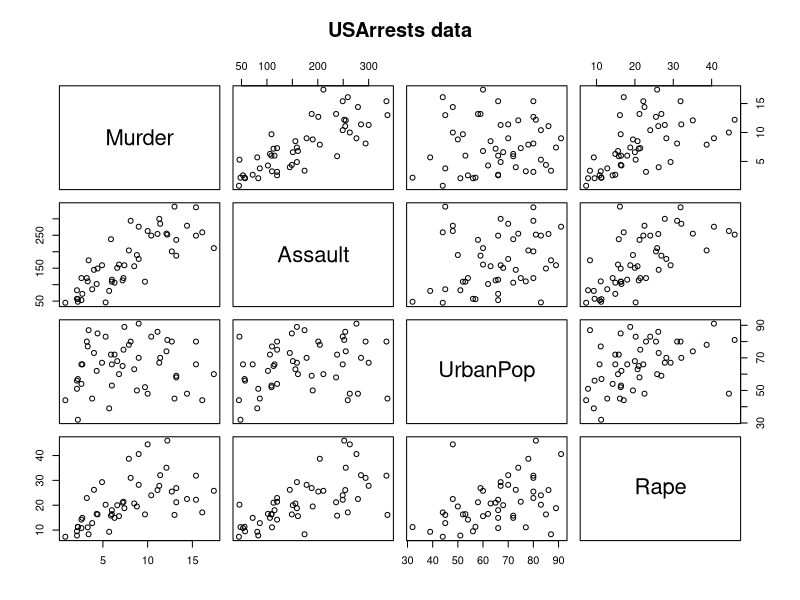
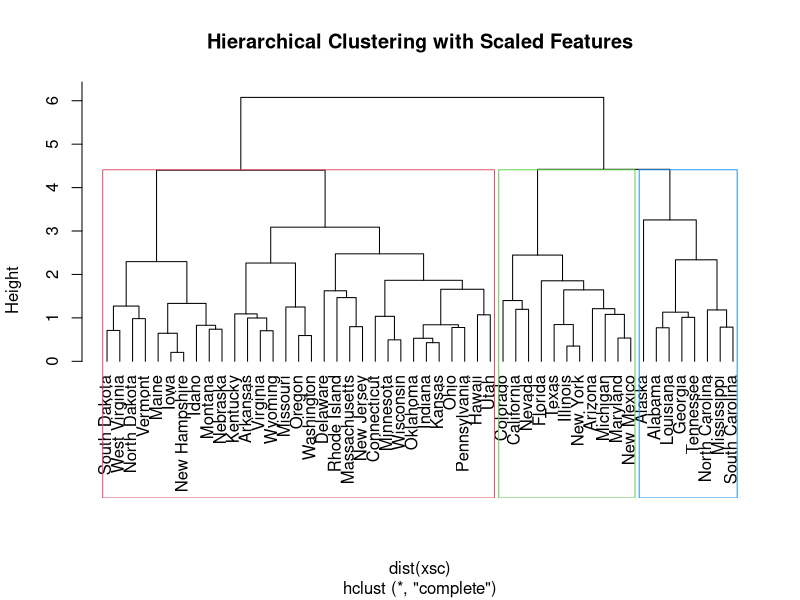
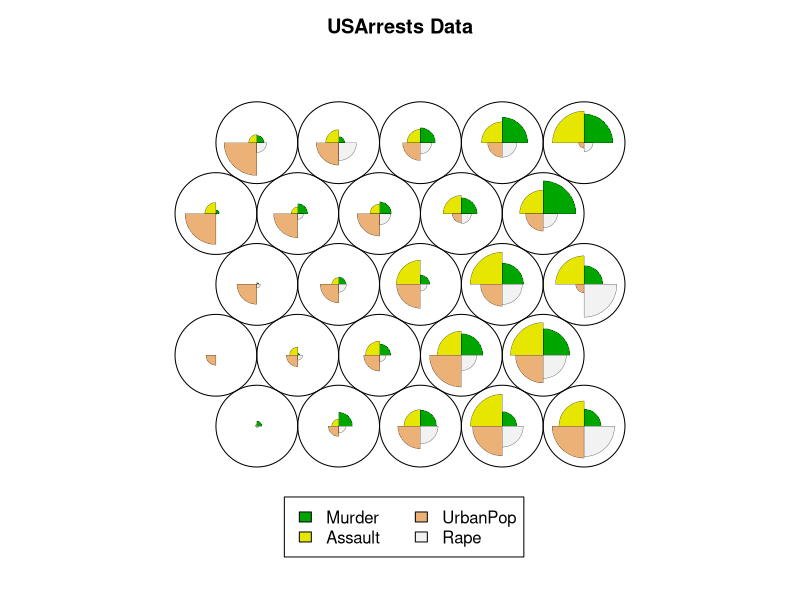
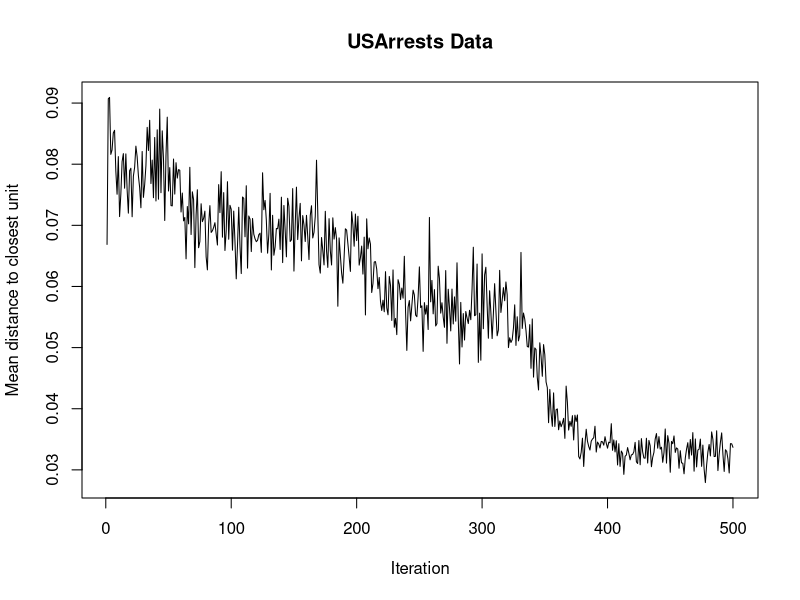
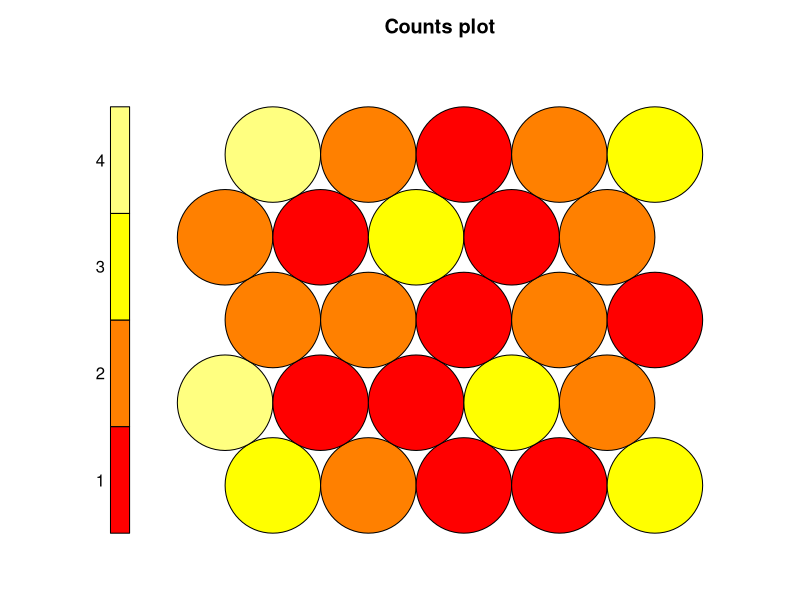
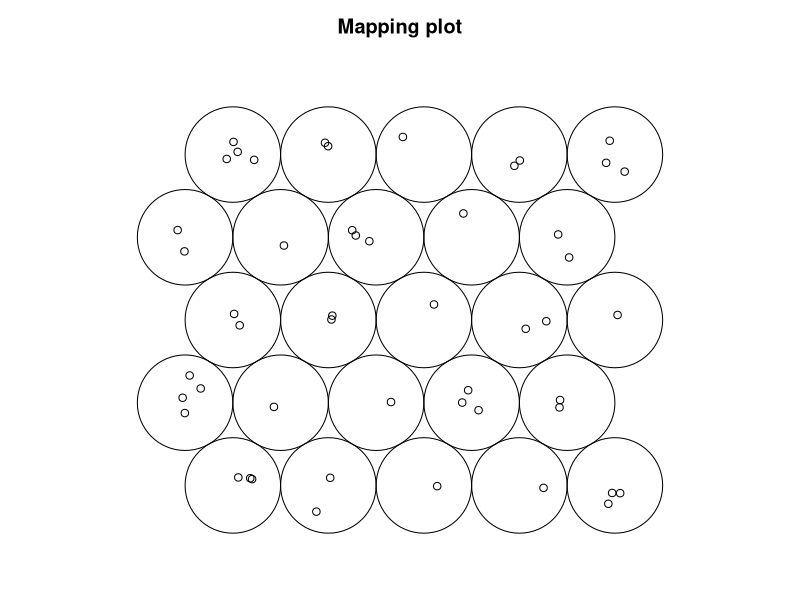
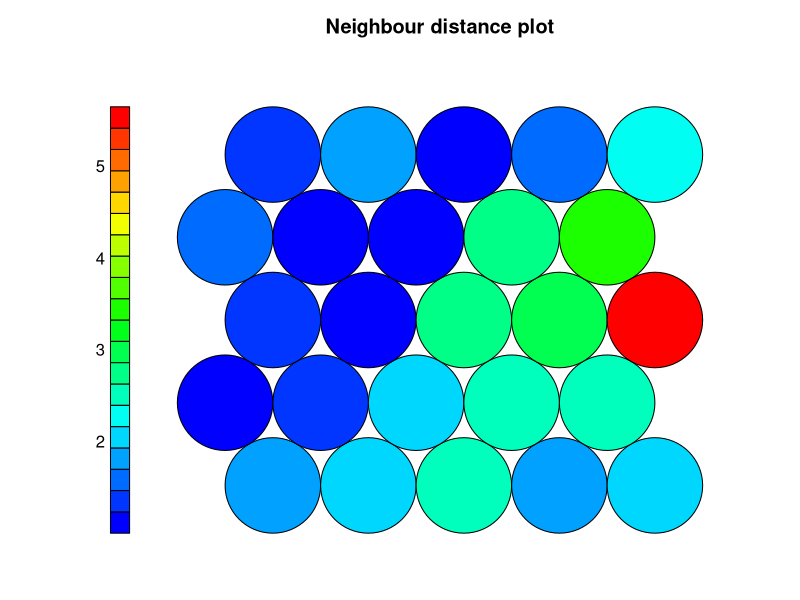
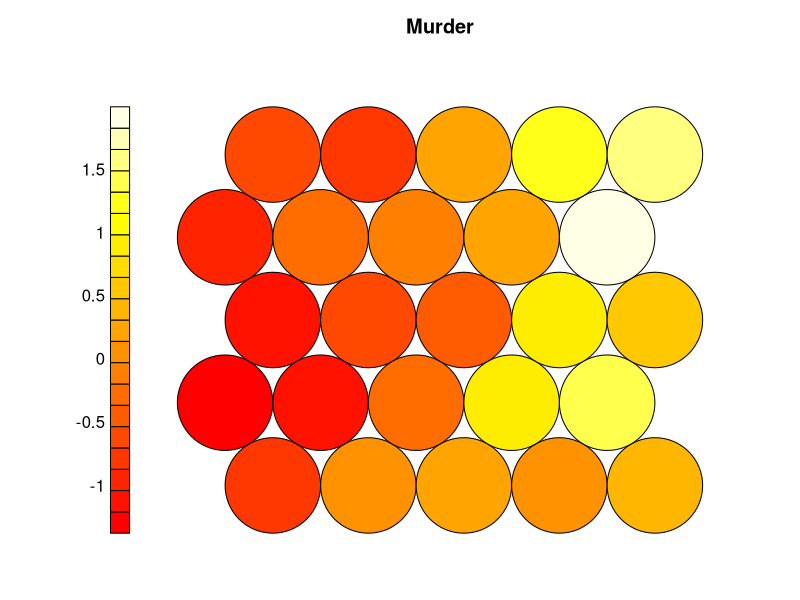

Write the R code that produced these figures, in order.
#####################################################
# Homework 3 Problem 2
####################################################

rm(list=ls())

# loading and exploring USArrests dataset
data <- USArrests
summary(USArrests)
sum(is.na(data))
head(data)
pairs(USArrests, main = "USArrests data")

# importing clustering library
library('cluster')

set.seed(6)

# scaling data
xsc=scale(data) 
summary(xsc)

# Hierarchical clustering with scaled features
hc.scale <-hclust(dist(xsc), method ="complete")
plot(hc.scale, main="Hierarchical Clustering with Scaled Features",hang=-1)

#determining cluster states of sclaed data
rect.hclust(hc.scale, k=3, border = 2:4)
scaledClusters <- cutree(hc.scale , k=3)

# importing kohonen package
library(kohonen)
# performing SOM 
som_grid <- somgrid(xdim = 5, ydim = 5, topo = "hexagonal")
somdata <- som(xsc, grid = som_grid, rlen = 500)

# plotting results
quartz()
plot(somdata, main = "USArrests Data")

codes <- somdata$codes[[1]]

# training progress plot
quartz()
plot(somdata, type = "changes", main = "USArrests Data")

# count plot
quartz()
plot(somdata, type = "count")

# mapping plot
quartz()
plot(somdata, type = "mapping")

# colored pallette
coolBlueHotRed <- function(n, alpha = 1){rainbow(n, end=4/6, alpha = alpha)[n:1]}

# U-matrix dist.neighbors plot
quartz()
plot(somdata, type = "dist.neighbours", palette.name = coolBlueHotRed)

# component plane plots
for (i in 1:4){
    quartz()
    plot(somdata, type = "property", property=codes[,i], main = colnames(codes)[i])
}

d <- dist(codes)
hc <- hclust(d)

# clustering
quartz()
plot(hc)

som_cluster <- cutree(hc, k=3)

# plot the SOM with the found clusters
my_pal <- c("red", "blue", "yellow")
my_bhcol <- my_pal[som_cluster]

graphics.off()

quartz()
plot(somdata, type = "mapping", col = "black", bgcol = my_bhcol)
add.cluster.boundaries(somdata, som_cluster)
